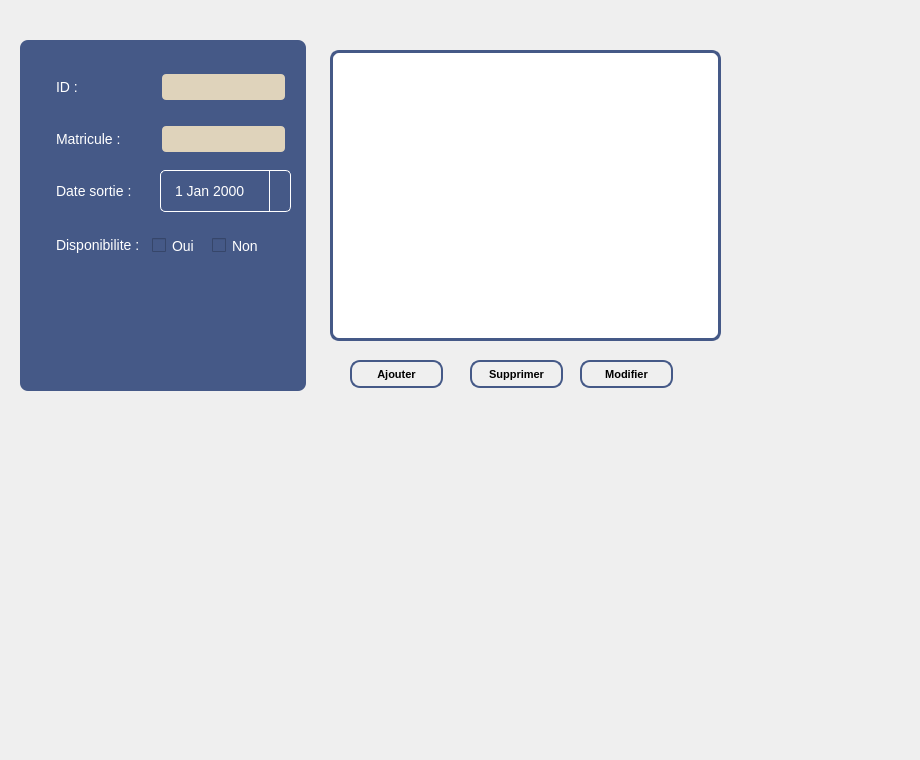
      <widget class="QWidget" name="tab">
       <attribute name="title">
        <string>Dashboard</string>
       </attribute>
       <widget class="QFrame" name="frame">
        <property name="geometry">
         <rect>
          <x>20</x>
          <y>40</y>
          <width>286</width>
          <height>351</height>
         </rect>
        </property>
        <property name="styleSheet">
         <string notr="true">QWidget {
    background-color: rgb(69, 89, 135);
    color: white;
    font-family: Arial;
    font-size: 14px;
    border-radius: 8px;
    padding: 12px;
}

QLineEdit, QTextEdit {
    background-color: #DFD3BB;
    border-radius: 4px;
    padding: 4px;
    color: white;
}

QLineEdit:focus, QTextEdit:focus {
    border: 2px solid #d35400;
}

QLabel {
    color: white;
}

</string>
        </property>
        <widget class="QLabel" name="label_24">
         <property name="geometry">
          <rect>
           <x>21</x>
           <y>27</y>
           <width>53</width>
           <height>40</height>
          </rect>
         </property>
         <property name="styleSheet">
          <string notr="true">font: 87 8pt &quot;Segoe UI Black&quot; rgb(255, 255, 255);
</string>
         </property>
         <property name="text">
          <string>ID :</string>
         </property>
        </widget>
        <widget class="QLineEdit" name="le_mat">
         <property name="geometry">
          <rect>
           <x>142</x>
           <y>86</y>
           <width>123</width>
           <height>26</height>
          </rect>
         </property>
        </widget>
        <widget class="QDateEdit" name="le_date">
         <property name="geometry">
          <rect>
           <x>140</x>
           <y>130</y>
           <width>131</width>
           <height>42</height>
          </rect>
         </property>
         <property name="minimumSize">
          <size>
           <width>0</width>
           <height>42</height>
          </size>
         </property>
         <property name="styleSheet">
          <string notr="true">QDateEdit {
    background-color: qlineargradient(x1: 0, y1: 0, x2: 0, y2: 1,
        stop: 0 #ffffff, stop: 1 #455987);
    border: 1px solid #ffffff;
    border-radius: 5px;
    color: #ffffff;
    font: 87 8pt &quot;Segoe UI Black&quot;;
}

QDateEdit::drop-down {
    subcontrol-origin: padding;
    subcontrol-position: top right;
    width: 20px;
    border-left-width: 1px;
    border-left-color: #ffffff;
    border-left-style: solid;
    border-top-right-radius: 5px;
    border-bottom-right-radius: 5px;
}

QDateEdit:hover {
    background-color: qlineargradient(x1: 0, y1: 0, x2: 0, y2: 1,
        stop: 0 #455987, stop: 1 #ffffff);
    border-color: #ffffff;
}

QDateEdit:focus {
    background-color: qlineargradient(x1: 0, y1: 0, x2: 0, y2: 1,
        stop: 0 #455987, stop: 1 #ffffff);
    border-color: #ffffff;
    box-shadow: 0 0 5px #455987;
}
</string>
         </property>
         <property name="calendarPopup">
          <bool>true</bool>
         </property>
        </widget>
        <widget class="QLineEdit" name="le_id">
         <property name="geometry">
          <rect>
           <x>142</x>
           <y>34</y>
           <width>123</width>
           <height>26</height>
          </rect>
         </property>
        </widget>
        <widget class="QLabel" name="label_25">
         <property name="geometry">
          <rect>
           <x>21</x>
           <y>79</y>
           <width>96</width>
           <height>40</height>
          </rect>
         </property>
         <property name="styleSheet">
          <string notr="true">font: 87 8pt &quot;Segoe UI Black&quot; rgb(255, 255, 255);
</string>
         </property>
         <property name="text">
          <string>Matricule :</string>
         </property>
        </widget>
        <widget class="QLabel" name="label_26">
         <property name="geometry">
          <rect>
           <x>21</x>
           <y>131</y>
           <width>107</width>
           <height>40</height>
          </rect>
         </property>
         <property name="styleSheet">
          <string notr="true">font: 87 8pt &quot;Segoe UI Black&quot; rgb(255, 255, 255);
</string>
         </property>
         <property name="text">
          <string>Date sortie :</string>
         </property>
        </widget>
        <widget class="QLabel" name="label_27">
         <property name="geometry">
          <rect>
           <x>21</x>
           <y>185</y>
           <width>115</width>
           <height>40</height>
          </rect>
         </property>
         <property name="styleSheet">
          <string notr="true">font: 87 8pt &quot;Segoe UI Black&quot; rgb(255, 255, 255);
</string>
         </property>
         <property name="text">
          <string>Disponibilite :</string>
         </property>
        </widget>
        <widget class="QCheckBox" name="checkBox_7">
         <property name="geometry">
          <rect>
           <x>120</x>
           <y>180</y>
           <width>101</width>
           <height>51</height>
          </rect>
         </property>
         <property name="styleSheet">
          <string notr="true">font: 87 8pt &quot;Segoe UI Black&quot; rgb(255, 255, 255);
</string>
         </property>
         <property name="text">
          <string>Oui</string>
         </property>
        </widget>
        <widget class="QCheckBox" name="checkBox_8">
         <property name="geometry">
          <rect>
           <x>180</x>
           <y>180</y>
           <width>101</width>
           <height>51</height>
          </rect>
         </property>
         <property name="styleSheet">
          <string notr="true">font: 87 8pt &quot;Segoe UI Black&quot; rgb(255, 255, 255);
</string>
         </property>
         <property name="text">
          <string>Non</string>
         </property>
        </widget>
       </widget>
       <widget class="QPushButton" name="ajout">
        <property name="geometry">
         <rect>
          <x>350</x>
          <y>360</y>
          <width>93</width>
          <height>28</height>
         </rect>
        </property>
        <property name="styleSheet">
         <string notr="true">QPushButton {
    background: qlineargradient(x1: 0, y1: 0, x2: 0, y2: 1,
                                stop: 0 #F5DEB3, stop: 0.5 #D2B48C, stop: 1.0 #F5DEB3);
    border: 2px solid #455987;
    border-radius: 10px;
    padding: 5px 10px;
    font-size: 11px; 
    font-weight: bold;
    color: #000000;
    text-shadow: 1px 1px #FFFFFF;
    box-shadow: 1px 1px 3px rgba(0, 0, 0, 0.25);
}

QPushButton:hover {
    background: qlineargradient(x1: 0, y1: 0, x2: 0, y2: 1,
                                stop: 0 #D2B48C, stop: 0.5 #F5DEB3, stop: 1.0 #F5DEB3);
    border: 2px solid #455987;
    text-shadow: 1px 1px #FFFFFF;
}
</string>
        </property>
        <property name="text">
         <string>Ajouter</string>
        </property>
       </widget>
       <widget class="QPushButton" name="supprimer">
        <property name="geometry">
         <rect>
          <x>470</x>
          <y>360</y>
          <width>93</width>
          <height>28</height>
         </rect>
        </property>
        <property name="styleSheet">
         <string notr="true">QPushButton {
    background: qlineargradient(x1: 0, y1: 0, x2: 0, y2: 1,
                                stop: 0 #F5DEB3, stop: 0.5 #D2B48C, stop: 1.0 #F5DEB3);
    border: 2px solid #455987;
    border-radius: 10px;
    padding: 5px 10px;
    font-size: 11px; 
    font-weight: bold;
    color: #000000;
    text-shadow: 1px 1px #FFFFFF;
    box-shadow: 1px 1px 3px rgba(0, 0, 0, 0.25);
}

QPushButton:hover {
    background: qlineargradient(x1: 0, y1: 0, x2: 0, y2: 1,
                                stop: 0 #D2B48C, stop: 0.5 #F5DEB3, stop: 1.0 #F5DEB3);
    border: 2px solid #455987;
    text-shadow: 1px 1px #FFFFFF;
}
</string>
        </property>
        <property name="text">
         <string>Supprimer</string>
        </property>
       </widget>
       <widget class="QPushButton" name="modifier">
        <property name="geometry">
         <rect>
          <x>580</x>
          <y>360</y>
          <width>93</width>
          <height>28</height>
         </rect>
        </property>
        <property name="styleSheet">
         <string notr="true">QPushButton {
    background: qlineargradient(x1: 0, y1: 0, x2: 0, y2: 1,
                                stop: 0 #F5DEB3, stop: 0.5 #D2B48C, stop: 1.0 #F5DEB3);
    border: 2px solid #455987;
    border-radius: 10px;
    padding: 5px 10px;
    font-size: 11px; 
    font-weight: bold;
    color: #000000;
    text-shadow: 1px 1px #FFFFFF;
    box-shadow: 1px 1px 3px rgba(0, 0, 0, 0.25);
}

QPushButton:hover {
    background: qlineargradient(x1: 0, y1: 0, x2: 0, y2: 1,
                                stop: 0 #D2B48C, stop: 0.5 #F5DEB3, stop: 1.0 #F5DEB3);
    border: 2px solid #455987;
    text-shadow: 1px 1px #FFFFFF;
}
</string>
        </property>
        <property name="text">
         <string>Modifier</string>
        </property>
       </widget>
       <widget class="QTableView" name="tab_fH_">
        <property name="geometry">
         <rect>
          <x>330</x>
          <y>50</y>
          <width>391</width>
          <height>291</height>
         </rect>
        </property>
        <property name="styleSheet">
         <string notr="true">QTableView {
    background-color: #ffffff;
    border: 3px solid #455987;
    border-radius: 9px;
    selection-background-color: #1e90ff;
    selection-color: #ffffff;
}

QHeaderView::section {
    background-color: #f0f0f0;
    border: 9px solid #000000;
    border-radius: 4px;
    padding: 4px;
}
</string>
        </property>
       </widget>
       <widget class="QLabel" name="label_206">
        <property name="geometry">
         <rect>
          <x>0</x>
          <y>0</y>
          <width>911</width>
          <height>751</height>
         </rect>
        </property>
        <property name="text">
         <string/>
        </property>
        <property name="pixmap">
         <pixmap>:/Plan de travail 1@3x.png</pixmap>
        </property>
       </widget>
       <zorder>label_206</zorder>
       <zorder>ajout</zorder>
       <zorder>supprimer</zorder>
       <zorder>modifier</zorder>
       <zorder>frame</zorder>
       <zorder>tab_fH_</zorder>
      </widget>
